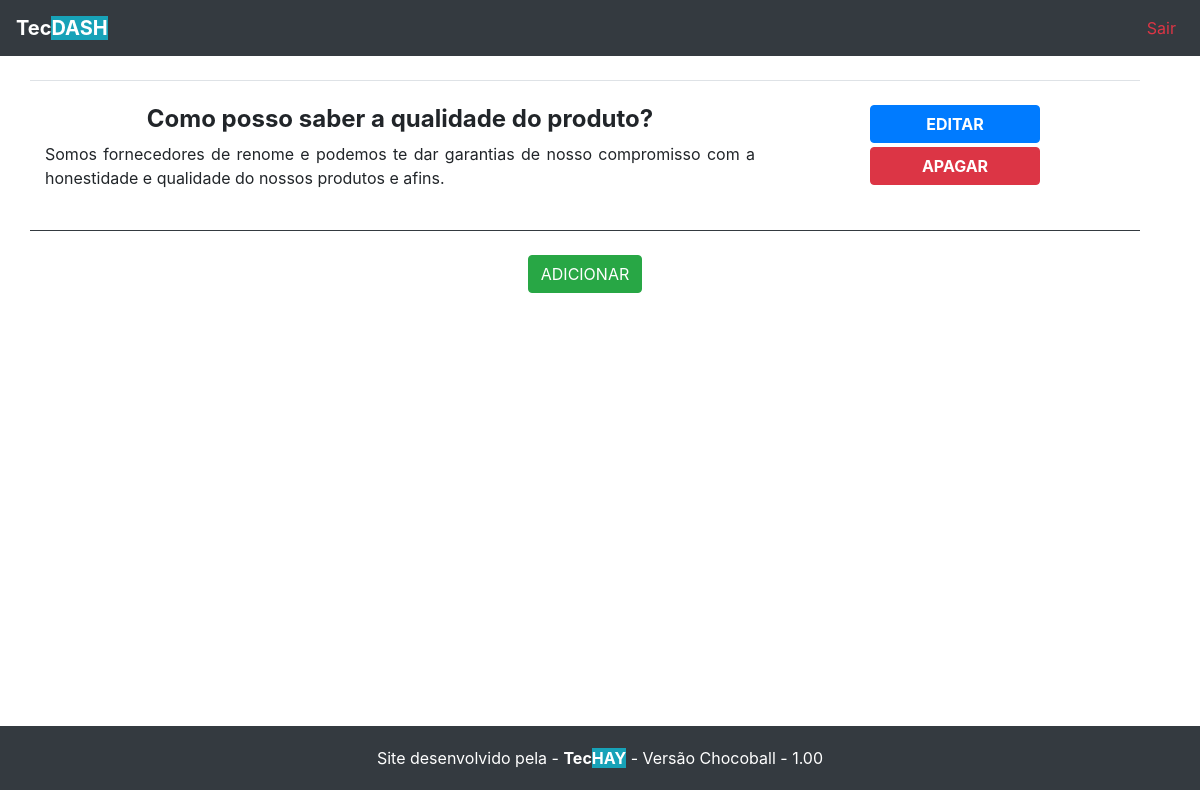
The app's page /dashboard/list_doubt with its own data.
### inicial/models.py (models this page shows)
class Doubt(models.Model):
	ask = models.CharField(max_length=255)
	response = models.TextField()

### principal/views.py (the view)
# urls.py: path('list_doubt', views.list_doubt, name="list_doubt"),
def list_doubt(request):
  data = {}
  doubts = Doubt.objects.all()
  data['doubts'] = doubts
  return render(request, 'dashboard/doubt/list-doubt.html', data)

### principal/templates/dashboard/doubt/list-doubt.html
{% extends "base.html" %}
{% block conteudo %}
<div class="content">
	<div class="container">
		{% for doubt in doubts %}
		<div class="row w-100 mt-4 pt-4 border-top">
			<div class="col-12 col-lg-8">
				<div>
					<h4 class="font-weight-bold text-center">
						{{doubt.ask}}
					</h4>
					<p class="text-justify">
						{{doubt.response}}
					</p>
				</div>
			</div>
			<div class="col-12 col-lg-4">
				<div class="">
					<div class="text-center">
						<a href="{% url 'edit_doubt' doubt.pk %}" class="btn w-50 ml-1 mr-1 font-weight-bold btn-primary">EDITAR</a>
					</div>
					<div class="text-center mt-1">
						<a href="{% url 'delete_doubt' doubt.pk %}" class="btn w-50 font-weight-bold ml-1 mr-1 btn-danger">APAGAR</a>
					</div>
				</div>
			</div>
		{% empty %}
		<a href="{% url 'add_doubt' %}" class="btn btn-success">ADICIONAR</a>
		{% endfor %}
		{% if doubts.all %}
			<div class="col-12 mt-4 text-center mb-4 border-top border-dark pt-4">
				<a href="{% url 'add_doubt' %}" class="btn btn-success">ADICIONAR</a>
			</div>
		</div>
		{% endif %}
	</div>
</div>
{% endblock %}

### principal/static/assets/css/style.css (style rules this page uses)
a { color: #000; }
.content { min-height: 77vh; }

### records on screen
Doubt: ask "Como posso saber a qualidade do produto?", response "Somos fornecedores de renome e podemos te dar garantias de nosso compromisso com a honestidade e qualidade do nossos produtos e afins."
